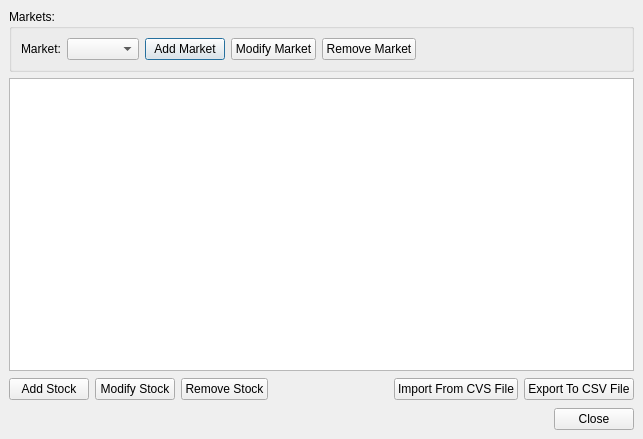
<ui version="4.0" >
 <class>tcMarketListDialog</class>
 <widget class="QDialog" name="tcMarketListDialog" >
  <property name="geometry" >
   <rect>
    <x>0</x>
    <y>0</y>
    <width>643</width>
    <height>439</height>
   </rect>
  </property>
  <property name="windowTitle" >
   <string>Market List...</string>
  </property>
  <layout class="QVBoxLayout" >
   <property name="margin" >
    <number>9</number>
   </property>
   <property name="spacing" >
    <number>6</number>
   </property>
   <item>
    <widget class="QGroupBox" name="gbx1" >
     <property name="title" >
      <string>Markets:</string>
     </property>
     <layout class="QHBoxLayout" >
      <property name="margin" >
       <number>9</number>
      </property>
      <property name="spacing" >
       <number>6</number>
      </property>
      <item>
       <widget class="QLabel" name="lbl1_1" >
        <property name="text" >
         <string>Market:</string>
        </property>
       </widget>
      </item>
      <item>
       <widget class="QComboBox" name="cbo1_1" />
      </item>
      <item>
       <widget class="QPushButton" name="btn1_1" >
        <property name="text" >
         <string>Add Market</string>
        </property>
       </widget>
      </item>
      <item>
       <widget class="QPushButton" name="btn1_2" >
        <property name="text" >
         <string>Modify Market</string>
        </property>
       </widget>
      </item>
      <item>
       <widget class="QPushButton" name="btn1_3" >
        <property name="text" >
         <string>Remove Market</string>
        </property>
       </widget>
      </item>
      <item>
       <spacer>
        <property name="orientation" >
         <enum>Qt::Horizontal</enum>
        </property>
        <property name="sizeHint" >
         <size>
          <width>40</width>
          <height>20</height>
         </size>
        </property>
       </spacer>
      </item>
     </layout>
    </widget>
   </item>
   <item>
    <widget class="QTableWidget" name="tbl1" />
   </item>
   <item>
    <layout class="QHBoxLayout" >
     <property name="margin" >
      <number>0</number>
     </property>
     <property name="spacing" >
      <number>6</number>
     </property>
     <item>
      <widget class="QPushButton" name="btn1" >
       <property name="text" >
        <string>Add Stock</string>
       </property>
      </widget>
     </item>
     <item>
      <widget class="QPushButton" name="btn2" >
       <property name="text" >
        <string>Modify Stock</string>
       </property>
      </widget>
     </item>
     <item>
      <widget class="QPushButton" name="btn3" >
       <property name="text" >
        <string>Remove Stock</string>
       </property>
      </widget>
     </item>
     <item>
      <spacer>
       <property name="orientation" >
        <enum>Qt::Horizontal</enum>
       </property>
       <property name="sizeHint" >
        <size>
         <width>41</width>
         <height>25</height>
        </size>
       </property>
      </spacer>
     </item>
     <item>
      <widget class="QPushButton" name="btn4" >
       <property name="text" >
        <string>Import From CVS File</string>
       </property>
      </widget>
     </item>
     <item>
      <widget class="QPushButton" name="btn5" >
       <property name="text" >
        <string>Export To CSV File</string>
       </property>
      </widget>
     </item>
    </layout>
   </item>
   <item>
    <widget class="QDialogButtonBox" name="buttonBox" >
     <property name="orientation" >
      <enum>Qt::Horizontal</enum>
     </property>
     <property name="standardButtons" >
      <set>QDialogButtonBox::Close</set>
     </property>
    </widget>
   </item>
  </layout>
 </widget>
 <resources/>
 <connections>
  <connection>
   <sender>buttonBox</sender>
   <signal>accepted()</signal>
   <receiver>tcMarketListDialog</receiver>
   <slot>accept()</slot>
   <hints>
    <hint type="sourcelabel" >
     <x>248</x>
     <y>254</y>
    </hint>
    <hint type="destinationlabel" >
     <x>157</x>
     <y>274</y>
    </hint>
   </hints>
  </connection>
  <connection>
   <sender>buttonBox</sender>
   <signal>rejected()</signal>
   <receiver>tcMarketListDialog</receiver>
   <slot>reject()</slot>
   <hints>
    <hint type="sourcelabel" >
     <x>316</x>
     <y>260</y>
    </hint>
    <hint type="destinationlabel" >
     <x>286</x>
     <y>274</y>
    </hint>
   </hints>
  </connection>
 </connections>
</ui>
